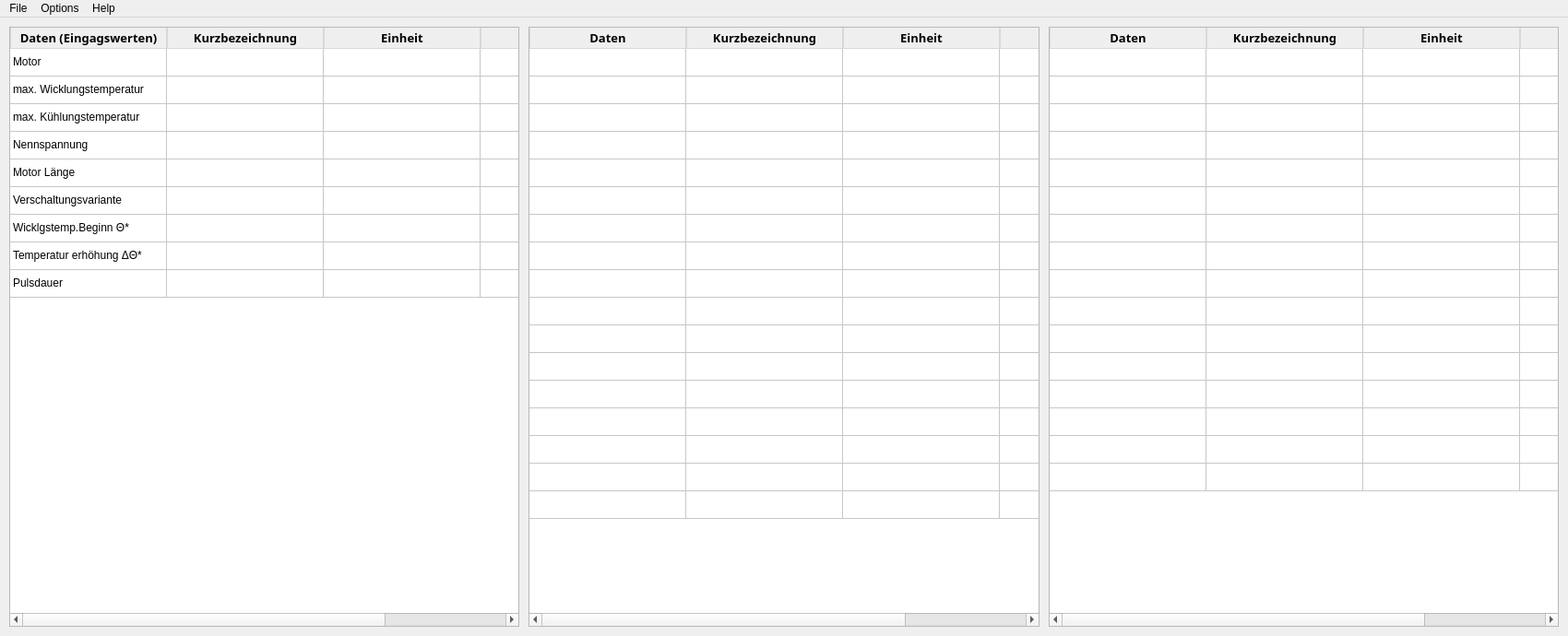
<?xml version="1.0" encoding="UTF-8"?>
<ui version="4.0">
 <class>MainWindow</class>
 <widget class="QMainWindow" name="MainWindow">
  <property name="geometry">
   <rect>
    <x>0</x>
    <y>0</y>
    <width>1700</width>
    <height>690</height>
   </rect>
  </property>
  <property name="sizePolicy">
   <sizepolicy hsizetype="Preferred" vsizetype="Expanding">
    <horstretch>0</horstretch>
    <verstretch>0</verstretch>
   </sizepolicy>
  </property>
  <property name="windowTitle">
   <string/>
  </property>
  <property name="styleSheet">
   <string notr="true"/>
  </property>
  <widget class="QWidget" name="centralwidget">
   <property name="sizePolicy">
    <sizepolicy hsizetype="Minimum" vsizetype="Minimum">
     <horstretch>0</horstretch>
     <verstretch>0</verstretch>
    </sizepolicy>
   </property>
   <property name="styleSheet">
    <string notr="true"/>
   </property>
   <layout class="QGridLayout" name="gridLayout">
    <property name="leftMargin">
     <number>10</number>
    </property>
    <property name="topMargin">
     <number>10</number>
    </property>
    <property name="rightMargin">
     <number>10</number>
    </property>
    <property name="bottomMargin">
     <number>10</number>
    </property>
    <property name="spacing">
     <number>10</number>
    </property>
    <item row="1" column="1">
     <widget class="QTableWidget" name="results_table_1">
      <property name="sizePolicy">
       <sizepolicy hsizetype="Preferred" vsizetype="Preferred">
        <horstretch>0</horstretch>
        <verstretch>0</verstretch>
       </sizepolicy>
      </property>
      <property name="layoutDirection">
       <enum>Qt::LeftToRight</enum>
      </property>
      <property name="styleSheet">
       <string notr="true">QHeaderView::section {border-style:none; border-left:1px solid #d8d8d8; border-right:1px solid #d8d8d8 ; border-bottom: 1px solid #d8d8d8; }</string>
      </property>
      <property name="lineWidth">
       <number>1</number>
      </property>
      <property name="verticalScrollBarPolicy">
       <enum>Qt::ScrollBarAsNeeded</enum>
      </property>
      <property name="horizontalScrollBarPolicy">
       <enum>Qt::ScrollBarAsNeeded</enum>
      </property>
      <property name="autoScrollMargin">
       <number>18</number>
      </property>
      <property name="selectionMode">
       <enum>QAbstractItemView::ExtendedSelection</enum>
      </property>
      <property name="showGrid">
       <bool>true</bool>
      </property>
      <property name="sortingEnabled">
       <bool>true</bool>
      </property>
      <property name="rowCount">
       <number>17</number>
      </property>
      <attribute name="horizontalHeaderCascadingSectionResizes">
       <bool>true</bool>
      </attribute>
      <attribute name="horizontalHeaderMinimumSectionSize">
       <number>40</number>
      </attribute>
      <attribute name="horizontalHeaderDefaultSectionSize">
       <number>170</number>
      </attribute>
      <attribute name="horizontalHeaderShowSortIndicator" stdset="0">
       <bool>true</bool>
      </attribute>
      <attribute name="verticalHeaderVisible">
       <bool>false</bool>
      </attribute>
      <attribute name="verticalHeaderDefaultSectionSize">
       <number>30</number>
      </attribute>
      <row/>
      <row/>
      <row/>
      <row/>
      <row/>
      <row/>
      <row/>
      <row/>
      <row/>
      <row/>
      <row/>
      <row/>
      <row/>
      <row/>
      <row/>
      <row/>
      <row/>
      <column>
       <property name="text">
        <string>Daten</string>
       </property>
       <property name="font">
        <font>
         <family>Noto Sans</family>
         <pointsize>10</pointsize>
         <weight>75</weight>
         <bold>true</bold>
        </font>
       </property>
      </column>
      <column>
       <property name="text">
        <string>Kurzbezeichnung</string>
       </property>
       <property name="font">
        <font>
         <family>Noto Sans</family>
         <pointsize>10</pointsize>
         <weight>75</weight>
         <bold>true</bold>
        </font>
       </property>
      </column>
      <column>
       <property name="text">
        <string>Einheit</string>
       </property>
       <property name="font">
        <font>
         <family>Noto Sans</family>
         <pointsize>10</pointsize>
         <weight>75</weight>
         <bold>true</bold>
        </font>
       </property>
      </column>
      <column>
       <property name="text">
        <string>Wert</string>
       </property>
       <property name="font">
        <font>
         <family>Noto Sans</family>
         <pointsize>10</pointsize>
         <weight>75</weight>
         <bold>true</bold>
        </font>
       </property>
      </column>
     </widget>
    </item>
    <item row="1" column="2">
     <widget class="QTableWidget" name="results_table_2">
      <property name="sizePolicy">
       <sizepolicy hsizetype="Preferred" vsizetype="Preferred">
        <horstretch>0</horstretch>
        <verstretch>0</verstretch>
       </sizepolicy>
      </property>
      <property name="font">
       <font>
        <family>Segoe UI</family>
        <pointsize>9</pointsize>
        <weight>50</weight>
        <italic>false</italic>
        <bold>false</bold>
       </font>
      </property>
      <property name="autoFillBackground">
       <bool>true</bool>
      </property>
      <property name="styleSheet">
       <string notr="true">QHeaderView::section {border-style:none; border-left:1px solid #d8d8d8; border-right:1px solid #d8d8d8 ; border-bottom: 1px solid #d8d8d8; }</string>
      </property>
      <property name="verticalScrollBarPolicy">
       <enum>Qt::ScrollBarAsNeeded</enum>
      </property>
      <property name="horizontalScrollBarPolicy">
       <enum>Qt::ScrollBarAsNeeded</enum>
      </property>
      <property name="autoScrollMargin">
       <number>18</number>
      </property>
      <property name="textElideMode">
       <enum>Qt::ElideRight</enum>
      </property>
      <property name="sortingEnabled">
       <bool>true</bool>
      </property>
      <property name="rowCount">
       <number>16</number>
      </property>
      <attribute name="horizontalHeaderCascadingSectionResizes">
       <bool>true</bool>
      </attribute>
      <attribute name="horizontalHeaderMinimumSectionSize">
       <number>40</number>
      </attribute>
      <attribute name="horizontalHeaderDefaultSectionSize">
       <number>170</number>
      </attribute>
      <attribute name="horizontalHeaderHighlightSections">
       <bool>true</bool>
      </attribute>
      <attribute name="horizontalHeaderStretchLastSection">
       <bool>false</bool>
      </attribute>
      <attribute name="verticalHeaderVisible">
       <bool>false</bool>
      </attribute>
      <attribute name="verticalHeaderCascadingSectionResizes">
       <bool>false</bool>
      </attribute>
      <attribute name="verticalHeaderDefaultSectionSize">
       <number>30</number>
      </attribute>
      <row/>
      <row/>
      <row/>
      <row/>
      <row/>
      <row/>
      <row/>
      <row/>
      <row/>
      <row/>
      <row/>
      <row/>
      <row/>
      <row/>
      <row/>
      <row/>
      <column>
       <property name="text">
        <string>Daten</string>
       </property>
       <property name="font">
        <font>
         <family>Noto Sans</family>
         <pointsize>10</pointsize>
         <weight>75</weight>
         <bold>true</bold>
        </font>
       </property>
      </column>
      <column>
       <property name="text">
        <string>Kurzbezeichnung</string>
       </property>
       <property name="font">
        <font>
         <family>Noto Sans</family>
         <pointsize>10</pointsize>
         <weight>75</weight>
         <bold>true</bold>
        </font>
       </property>
      </column>
      <column>
       <property name="text">
        <string>Einheit</string>
       </property>
       <property name="font">
        <font>
         <family>Noto Sans</family>
         <pointsize>10</pointsize>
         <weight>75</weight>
         <bold>true</bold>
        </font>
       </property>
      </column>
      <column>
       <property name="text">
        <string>Wert</string>
       </property>
       <property name="font">
        <font>
         <family>Noto Sans</family>
         <pointsize>10</pointsize>
         <weight>75</weight>
         <bold>true</bold>
        </font>
       </property>
      </column>
     </widget>
    </item>
    <item row="1" column="0">
     <widget class="QTableWidget" name="results_table_3">
      <property name="sizePolicy">
       <sizepolicy hsizetype="Preferred" vsizetype="Preferred">
        <horstretch>0</horstretch>
        <verstretch>0</verstretch>
       </sizepolicy>
      </property>
      <property name="minimumSize">
       <size>
        <width>0</width>
        <height>335</height>
       </size>
      </property>
      <property name="contextMenuPolicy">
       <enum>Qt::DefaultContextMenu</enum>
      </property>
      <property name="layoutDirection">
       <enum>Qt::LeftToRight</enum>
      </property>
      <property name="styleSheet">
       <string notr="true">QHeaderView::section {border-style:none; border-left:1px solid #d8d8d8; border-right:1px solid #d8d8d8 ; border-bottom: 1px solid #d8d8d8; }

</string>
      </property>
      <property name="lineWidth">
       <number>1</number>
      </property>
      <property name="verticalScrollBarPolicy">
       <enum>Qt::ScrollBarAsNeeded</enum>
      </property>
      <property name="horizontalScrollBarPolicy">
       <enum>Qt::ScrollBarAsNeeded</enum>
      </property>
      <property name="autoScrollMargin">
       <number>18</number>
      </property>
      <property name="selectionMode">
       <enum>QAbstractItemView::ExtendedSelection</enum>
      </property>
      <property name="sortingEnabled">
       <bool>true</bool>
      </property>
      <property name="rowCount">
       <number>9</number>
      </property>
      <attribute name="horizontalHeaderCascadingSectionResizes">
       <bool>true</bool>
      </attribute>
      <attribute name="horizontalHeaderMinimumSectionSize">
       <number>40</number>
      </attribute>
      <attribute name="horizontalHeaderDefaultSectionSize">
       <number>170</number>
      </attribute>
      <attribute name="verticalHeaderVisible">
       <bool>false</bool>
      </attribute>
      <attribute name="verticalHeaderDefaultSectionSize">
       <number>30</number>
      </attribute>
      <row/>
      <row/>
      <row/>
      <row/>
      <row/>
      <row/>
      <row/>
      <row/>
      <row/>
      <column>
       <property name="text">
        <string>Daten (Eingagswerten)</string>
       </property>
       <property name="font">
        <font>
         <family>Noto Sans</family>
         <pointsize>10</pointsize>
         <weight>75</weight>
         <bold>true</bold>
        </font>
       </property>
      </column>
      <column>
       <property name="text">
        <string>Kurzbezeichnung</string>
       </property>
       <property name="font">
        <font>
         <family>Noto Sans</family>
         <pointsize>10</pointsize>
         <weight>75</weight>
         <bold>true</bold>
        </font>
       </property>
      </column>
      <column>
       <property name="text">
        <string>Einheit</string>
       </property>
       <property name="font">
        <font>
         <family>Noto Sans</family>
         <pointsize>10</pointsize>
         <weight>75</weight>
         <bold>true</bold>
        </font>
       </property>
      </column>
      <column>
       <property name="text">
        <string>Wert</string>
       </property>
       <property name="font">
        <font>
         <family>Noto Sans</family>
         <pointsize>10</pointsize>
         <weight>75</weight>
         <bold>true</bold>
        </font>
       </property>
      </column>
      <item row="0" column="0">
       <property name="text">
        <string>Motor</string>
       </property>
      </item>
      <item row="1" column="0">
       <property name="text">
        <string>max. Wicklungstemperatur</string>
       </property>
      </item>
      <item row="2" column="0">
       <property name="text">
        <string>max. Kühlungstemperatur</string>
       </property>
      </item>
      <item row="3" column="0">
       <property name="text">
        <string>Nennspannung</string>
       </property>
      </item>
      <item row="4" column="0">
       <property name="text">
        <string>Motor Länge</string>
       </property>
      </item>
      <item row="5" column="0">
       <property name="text">
        <string>Verschaltungsvariante</string>
       </property>
      </item>
      <item row="6" column="0">
       <property name="text">
        <string>Wicklgstemp.Beginn Θ*</string>
       </property>
      </item>
      <item row="7" column="0">
       <property name="text">
        <string>Temperatur erhöhung ΔΘ*</string>
       </property>
      </item>
      <item row="8" column="0">
       <property name="text">
        <string>Pulsdauer</string>
       </property>
      </item>
     </widget>
    </item>
   </layout>
  </widget>
  <widget class="QMenuBar" name="menubar">
   <property name="geometry">
    <rect>
     <x>0</x>
     <y>0</y>
     <width>1700</width>
     <height>21</height>
    </rect>
   </property>
   <widget class="QMenu" name="menuFile">
    <property name="title">
     <string>File</string>
    </property>
   </widget>
   <widget class="QMenu" name="menuOptions">
    <property name="title">
     <string>Options</string>
    </property>
    <widget class="QMenu" name="menuExport_to">
     <property name="title">
      <string>Export to_</string>
     </property>
     <addaction name="actionExcel_xlsx"/>
    </widget>
    <addaction name="menuExport_to"/>
   </widget>
   <widget class="QMenu" name="menuHelp">
    <property name="title">
     <string>Help</string>
    </property>
   </widget>
   <addaction name="menuFile"/>
   <addaction name="menuOptions"/>
   <addaction name="menuHelp"/>
  </widget>
  <action name="actionExcel_xlsx">
   <property name="text">
    <string>Excel.xlsx</string>
   </property>
  </action>
  <action name="actionPDF_File_pdf">
   <property name="text">
    <string>PDF File.pdf</string>
   </property>
  </action>
  <action name="actionWord_File_docx">
   <property name="text">
    <string>Word File.docx</string>
   </property>
  </action>
 </widget>
 <resources/>
 <connections/>
</ui>
